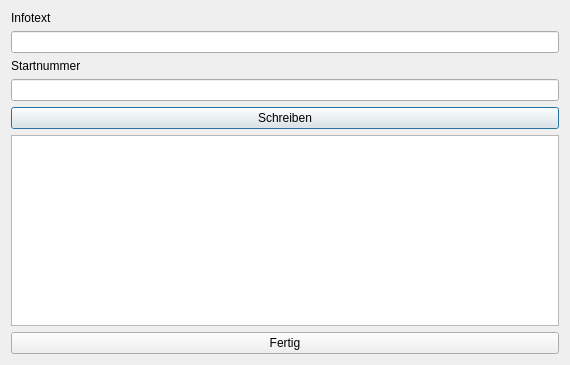
<?xml version="1.0" encoding="UTF-8"?>
<ui version="4.0">
 <class>TagWriteDialog</class>
 <widget class="QDialog" name="TagWriteDialog">
  <property name="geometry">
   <rect>
    <x>0</x>
    <y>0</y>
    <width>570</width>
    <height>365</height>
   </rect>
  </property>
  <property name="windowTitle">
   <string>Dialog</string>
  </property>
  <layout class="QHBoxLayout" name="horizontalLayout">
   <item>
    <layout class="QVBoxLayout" name="verticalLayout">
     <item>
      <widget class="QLabel" name="label">
       <property name="text">
        <string>Infotext</string>
       </property>
      </widget>
     </item>
     <item>
      <widget class="QLineEdit" name="edInfo"/>
     </item>
     <item>
      <widget class="QLabel" name="label_2">
       <property name="text">
        <string>Startnummer</string>
       </property>
      </widget>
     </item>
     <item>
      <widget class="QLineEdit" name="edCount"/>
     </item>
     <item>
      <widget class="QPushButton" name="pushButton">
       <property name="text">
        <string>Schreiben</string>
       </property>
      </widget>
     </item>
     <item>
      <widget class="QTextEdit" name="textEdit"/>
     </item>
     <item>
      <widget class="QPushButton" name="pushButton_2">
       <property name="text">
        <string>Fertig</string>
       </property>
      </widget>
     </item>
    </layout>
   </item>
  </layout>
 </widget>
 <resources/>
 <connections/>
</ui>
